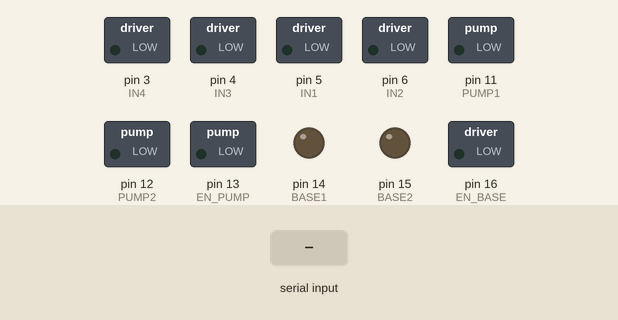
The sketch below on a simulated Arduino Uno, built with avr-gcc and run on an emulated ATmega328P. On the bench: switched loads named in the sketch (green lamp = pin HIGH), output pins drawn as LEDs (lit = HIGH). The test bench sets the inputs (shaded band). What the sketch prints to the serial monitor is not drawn.

Above: at 1.2 s.
1.3 s: "F" received over the second serial link
At 2.5 s:
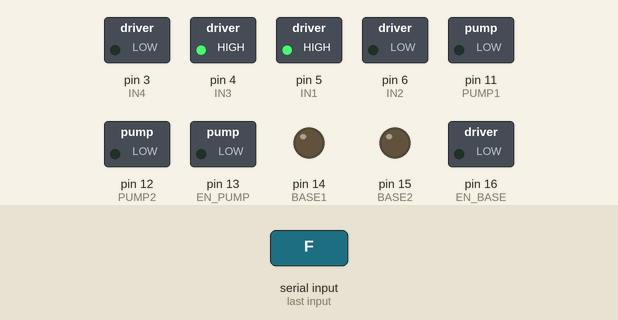
2.8 s: "B" received over the second serial link
At 3.4 s:
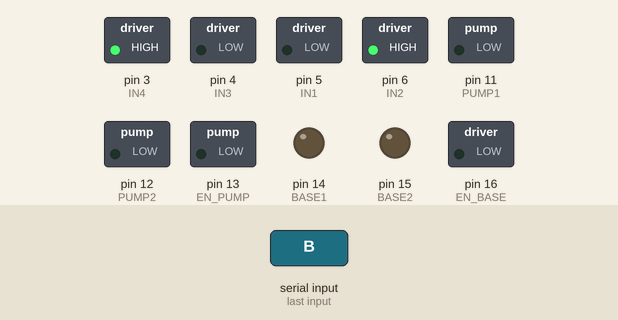
4.3 s: "L" received over the second serial link
At 4.6 s:
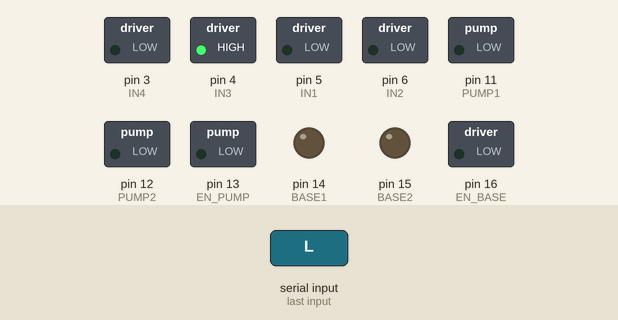
5.8 s: "R" received over the second serial link
At 6.9 s:
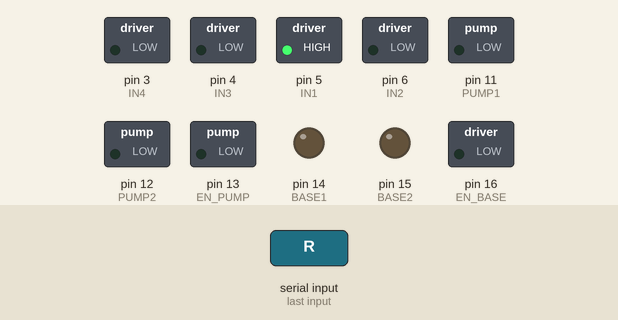
7.3 s: "W" received over the second serial link
At 8.0 s:
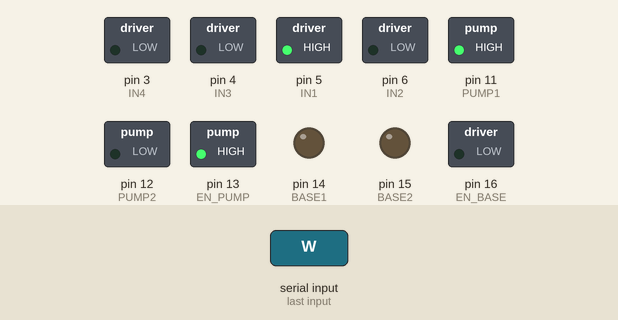
8.8 s: "S" received over the second serial link
At 9.2 s:
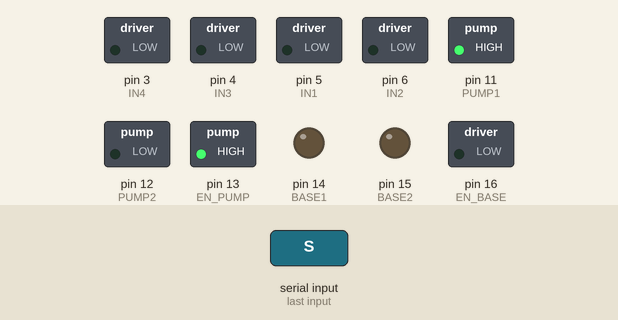
Timing chart, 0 to 11.3 s (numbered marks = the images above; inputs shaded):
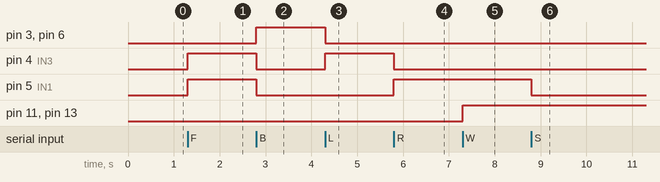

The sketch:

RC_Driven_Wheels.ino
```cpp
#include <SoftwareSerial.h>
SoftwareSerial Bluetooth(10, 9); // RX, TX

// Output pins for the motors
int IN1 =5;
int IN2 = 6;
int IN3 = 4;
int IN4 = 3;
int Speed = 204;

// output pin for the pump
int PUMP1 = 11;
int PUMP2 = 12;
int EN_PUMP = 13;

// output pin for the base motor
int BASE1 = 14;
int BASE2 = 15;
int EN_BASE = 16;

// Received data via bluetooth
char data;
int btVal;

void setup() {
 // Declare output?
  pinMode(IN1, OUTPUT);
  pinMode(IN2, OUTPUT);
  pinMode(IN3, OUTPUT);
  pinMode(IN4, OUTPUT);
  pinMode(PUMP1, OUTPUT);
  pinMode(PUMP2, OUTPUT);
  pinMode(EN_PUMP, OUTPUT);
  pinMode(BASE1, OUTPUT);
  pinMode(BASE2, OUTPUT);
  pinMode(EN_BASE, OUTPUT);
// Initial output value (during initialization?)
  digitalWrite(IN1, LOW);
  digitalWrite(IN2, LOW);
  digitalWrite(IN3, LOW);
  digitalWrite(IN4, LOW);
  digitalWrite(PUMP1, LOW);
  digitalWrite(PUMP2, LOW);
  digitalWrite(EN_PUMP, LOW);
    digitalWrite(BASE1, LOW);
  digitalWrite(BASE2, LOW);
  digitalWrite(EN_BASE, LOW);
//Set the baud rate to your Bluetooth module.
  Bluetooth.begin(9600);
  Serial.begin(9600);
  Serial.println("Waiting for command...");
}

void loop()
{
 while (Bluetooth.available())
 {
  {
      data = Bluetooth.read();
      Serial.print(data);
  }

    //btVal = (data.toInt());
    //Serial.print("BlueTooth Value ");
    //Serial.println(btVal);


  switch (data)
   {
      case 'F':
        //Serial.println("Forward");
        forward();
        Bluetooth.println("On!");
        break;

      case 'B':
       //Serial.println("Reverse");
        reverse();
        break;

      case 'L':
       //Serial.println("Left");
        left();
        break;

      case 'R':
        //Serial.println("Right");
        right();
        break;

      case 'S':
        //Serial.println("Stop");
        stoprobot();
        break;

      case 'W':
        //Serial.println("Stop");
        pumpON();
        break;

      case 'w':
        //Serial.println("Stop");
        pumpOFF();
        break;

      case 'U':
        //Serial.println("Stop");
        BaseON();
        break;

      case 'u':
        //Serial.println("Stop");
        BaseOFF();
        break;

  }

 }


   if (Bluetooth.available() < 0)
    {
     //Serial.println("No Bluetooth Data ");
    }

}

void forward()
{
  digitalWrite(IN1, HIGH);
  digitalWrite(IN2, LOW);
  digitalWrite(IN3, HIGH);
  digitalWrite(IN4, LOW);
}

void reverse()
{
  digitalWrite(IN1, LOW);
  digitalWrite(IN2, HIGH);
  digitalWrite(IN3, LOW);
  digitalWrite(IN4, HIGH);
}

void left()
{
  digitalWrite(IN1, LOW);
  digitalWrite(IN2, LOW);
  digitalWrite(IN3, HIGH);
  digitalWrite(IN4, LOW);
}

void right()
{
  digitalWrite(IN1, HIGH);
  digitalWrite(IN2, LOW);
  digitalWrite(IN3, LOW);
  digitalWrite(IN4, LOW);
}

void stoprobot()
{
  digitalWrite(IN1, LOW);
  digitalWrite(IN2, LOW);
  digitalWrite(IN3, LOW);
  digitalWrite(IN4, LOW);
}

void pumpON()
{
  digitalWrite(PUMP1, HIGH);
  digitalWrite(PUMP2, LOW);
  digitalWrite(EN_PUMP, HIGH);
}

void pumpOFF()
{
  digitalWrite(PUMP1, LOW);
  digitalWrite(PUMP2, LOW);
  digitalWrite(EN_PUMP, LOW);
}

void BaseON()
{
  digitalWrite(PUMP1, LOW);
  digitalWrite(PUMP2, HIGH);
  digitalWrite(EN_BASE, HIGH);
}

void BaseOFF()
{
  digitalWrite(BASE1, LOW);
  digitalWrite(BASE2, LOW);
  digitalWrite(EN_BASE, LOW);
}
```

Measured:
- after the input at 1.3 s, pin 4 (IN3), pin 5 (IN1): LOW → HIGH at once
- after the input at 2.8 s, pin 3 (IN4), pin 6 (IN2): LOW → HIGH at once; pin 4 (IN3), pin 5 (IN1): HIGH → LOW at once
- after the input at 4.3 s, pin 3 (IN4), pin 6 (IN2): HIGH → LOW at once; pin 4 (IN3): LOW → HIGH at once
- after the input at 5.8 s, pin 4 (IN3): HIGH → LOW at once; pin 5 (IN1): LOW → HIGH at once
- after the input at 7.3 s, pin 11 (PUMP1), pin 13 (EN_PUMP): LOW → HIGH at once
- after the input at 8.8 s, pin 5 (IN1): HIGH → LOW at once
